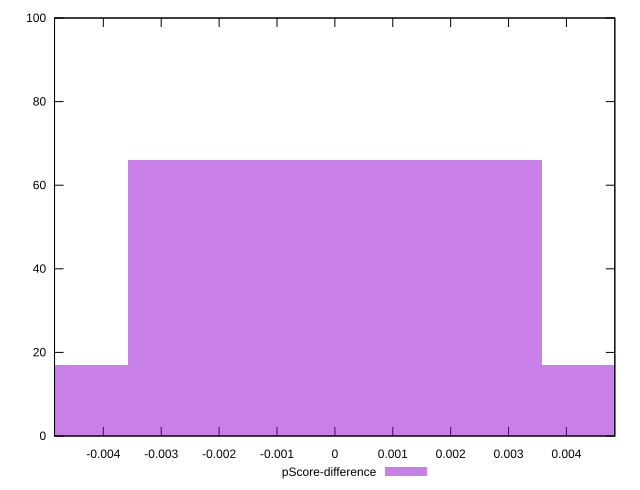

Reproduce this figure in gnuplot.
reset

$pScoreDifference <<EOF
0 66
0.007159287944390904 17
-0.007159287944390904 17
EOF

set key outside below
set boxwidth 0.007159287944390904
set xrange [-0.004843094273023318:0.004836036984807057]
set yrange [0:100]
set trange [0:100]
set style fill transparent solid 0.5 noborder
set terminal svg size 640, 490 enhanced background rgb 'white'
set output "reports/report_00031_2021-02-24T23-18-18.084Z/total-blocking-time/samples/music/pScore-difference/histogram.svg"

plot $pScoreDifference title "pScore-difference" with boxes

reset
